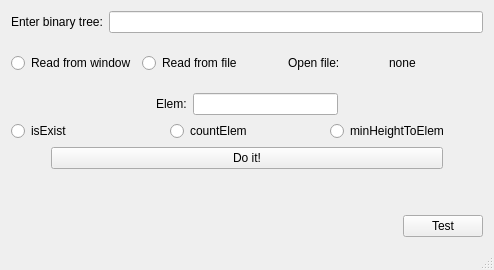
<?xml version="1.0" encoding="UTF-8"?>
<ui version="4.0">
 <class>MainWindow</class>
 <widget class="QMainWindow" name="MainWindow">
  <property name="geometry">
   <rect>
    <x>0</x>
    <y>0</y>
    <width>494</width>
    <height>270</height>
   </rect>
  </property>
  <property name="windowTitle">
   <string>MainWindow</string>
  </property>
  <widget class="QWidget" name="centralWidget">
   <layout class="QVBoxLayout" name="verticalLayout">
    <item>
     <layout class="QHBoxLayout" name="horizontalLayout_2">
      <item>
       <widget class="QLabel" name="textLabel_0">
        <property name="text">
         <string>Enter binary tree:</string>
        </property>
       </widget>
      </item>
      <item>
       <widget class="QLineEdit" name="tree_lineEdit"/>
      </item>
     </layout>
    </item>
    <item>
     <layout class="QHBoxLayout" name="horizontalLayout">
      <item>
       <widget class="QRadioButton" name="readFromWindow_radioButton">
        <property name="text">
         <string>Read from window</string>
        </property>
        <attribute name="buttonGroup">
         <string notr="true">buttonGroup</string>
        </attribute>
       </widget>
      </item>
      <item>
       <widget class="QRadioButton" name="readFromFile_radioButton">
        <property name="text">
         <string>Read from file</string>
        </property>
        <attribute name="buttonGroup">
         <string notr="true">buttonGroup</string>
        </attribute>
       </widget>
      </item>
      <item>
       <spacer name="horizontalSpacer_2">
        <property name="orientation">
         <enum>Qt::Horizontal</enum>
        </property>
        <property name="sizeType">
         <enum>QSizePolicy::Minimum</enum>
        </property>
        <property name="sizeHint" stdset="0">
         <size>
          <width>40</width>
          <height>20</height>
         </size>
        </property>
       </spacer>
      </item>
      <item>
       <widget class="QLabel" name="textLabel_1">
        <property name="text">
         <string>Open file:</string>
        </property>
       </widget>
      </item>
      <item>
       <widget class="QLabel" name="openFile_textLabel">
        <property name="text">
         <string>none</string>
        </property>
       </widget>
      </item>
     </layout>
    </item>
    <item>
     <layout class="QHBoxLayout" name="horizontalLayout_4">
      <item>
       <spacer name="horizontalSpacer">
        <property name="orientation">
         <enum>Qt::Horizontal</enum>
        </property>
        <property name="sizeHint" stdset="0">
         <size>
          <width>40</width>
          <height>20</height>
         </size>
        </property>
       </spacer>
      </item>
      <item>
       <widget class="QLabel" name="textlabel_2">
        <property name="text">
         <string>Elem:</string>
        </property>
       </widget>
      </item>
      <item>
       <widget class="QLineEdit" name="elem_lineEdit"/>
      </item>
      <item>
       <spacer name="horizontalSpacer_5">
        <property name="orientation">
         <enum>Qt::Horizontal</enum>
        </property>
        <property name="sizeHint" stdset="0">
         <size>
          <width>40</width>
          <height>20</height>
         </size>
        </property>
       </spacer>
      </item>
     </layout>
    </item>
    <item>
     <layout class="QHBoxLayout" name="horizontalLayout_6">
      <item>
       <widget class="QRadioButton" name="isExist_radioButton">
        <property name="text">
         <string>isExist</string>
        </property>
        <attribute name="buttonGroup">
         <string notr="true">buttonGroup_2</string>
        </attribute>
       </widget>
      </item>
      <item>
       <widget class="QRadioButton" name="countElem_radioButton">
        <property name="text">
         <string>countElem</string>
        </property>
        <attribute name="buttonGroup">
         <string notr="true">buttonGroup_2</string>
        </attribute>
       </widget>
      </item>
      <item>
       <widget class="QRadioButton" name="minHeightToElem_radioButton">
        <property name="text">
         <string>minHeightToElem</string>
        </property>
        <attribute name="buttonGroup">
         <string notr="true">buttonGroup_2</string>
        </attribute>
       </widget>
      </item>
     </layout>
    </item>
    <item>
     <layout class="QHBoxLayout" name="horizontalLayout_3">
      <item>
       <spacer name="horizontalSpacer_3">
        <property name="orientation">
         <enum>Qt::Horizontal</enum>
        </property>
        <property name="sizeType">
         <enum>QSizePolicy::Minimum</enum>
        </property>
        <property name="sizeHint" stdset="0">
         <size>
          <width>40</width>
          <height>20</height>
         </size>
        </property>
       </spacer>
      </item>
      <item>
       <widget class="QPushButton" name="do_pushButton">
        <property name="text">
         <string>Do it!</string>
        </property>
       </widget>
      </item>
      <item>
       <spacer name="horizontalSpacer_4">
        <property name="orientation">
         <enum>Qt::Horizontal</enum>
        </property>
        <property name="sizeType">
         <enum>QSizePolicy::Minimum</enum>
        </property>
        <property name="sizeHint" stdset="0">
         <size>
          <width>40</width>
          <height>20</height>
         </size>
        </property>
       </spacer>
      </item>
     </layout>
    </item>
    <item>
     <spacer name="verticalSpacer">
      <property name="orientation">
       <enum>Qt::Vertical</enum>
      </property>
      <property name="sizeType">
       <enum>QSizePolicy::Minimum</enum>
      </property>
      <property name="sizeHint" stdset="0">
       <size>
        <width>20</width>
        <height>40</height>
       </size>
      </property>
     </spacer>
    </item>
    <item>
     <layout class="QHBoxLayout" name="horizontalLayout_5">
      <item>
       <spacer name="horizontalSpacer_6">
        <property name="orientation">
         <enum>Qt::Horizontal</enum>
        </property>
        <property name="sizeHint" stdset="0">
         <size>
          <width>40</width>
          <height>20</height>
         </size>
        </property>
       </spacer>
      </item>
      <item>
       <widget class="QPushButton" name="test_pushButton">
        <property name="text">
         <string>Test</string>
        </property>
       </widget>
      </item>
     </layout>
    </item>
   </layout>
  </widget>
  <widget class="QMenuBar" name="menuBar">
   <property name="geometry">
    <rect>
     <x>0</x>
     <y>0</y>
     <width>494</width>
     <height>21</height>
    </rect>
   </property>
  </widget>
  <widget class="QStatusBar" name="statusBar"/>
 </widget>
 <layoutdefault spacing="6" margin="11"/>
 <resources/>
 <connections/>
 <buttongroups>
  <buttongroup name="buttonGroup"/>
  <buttongroup name="buttonGroup_2"/>
 </buttongroups>
</ui>
